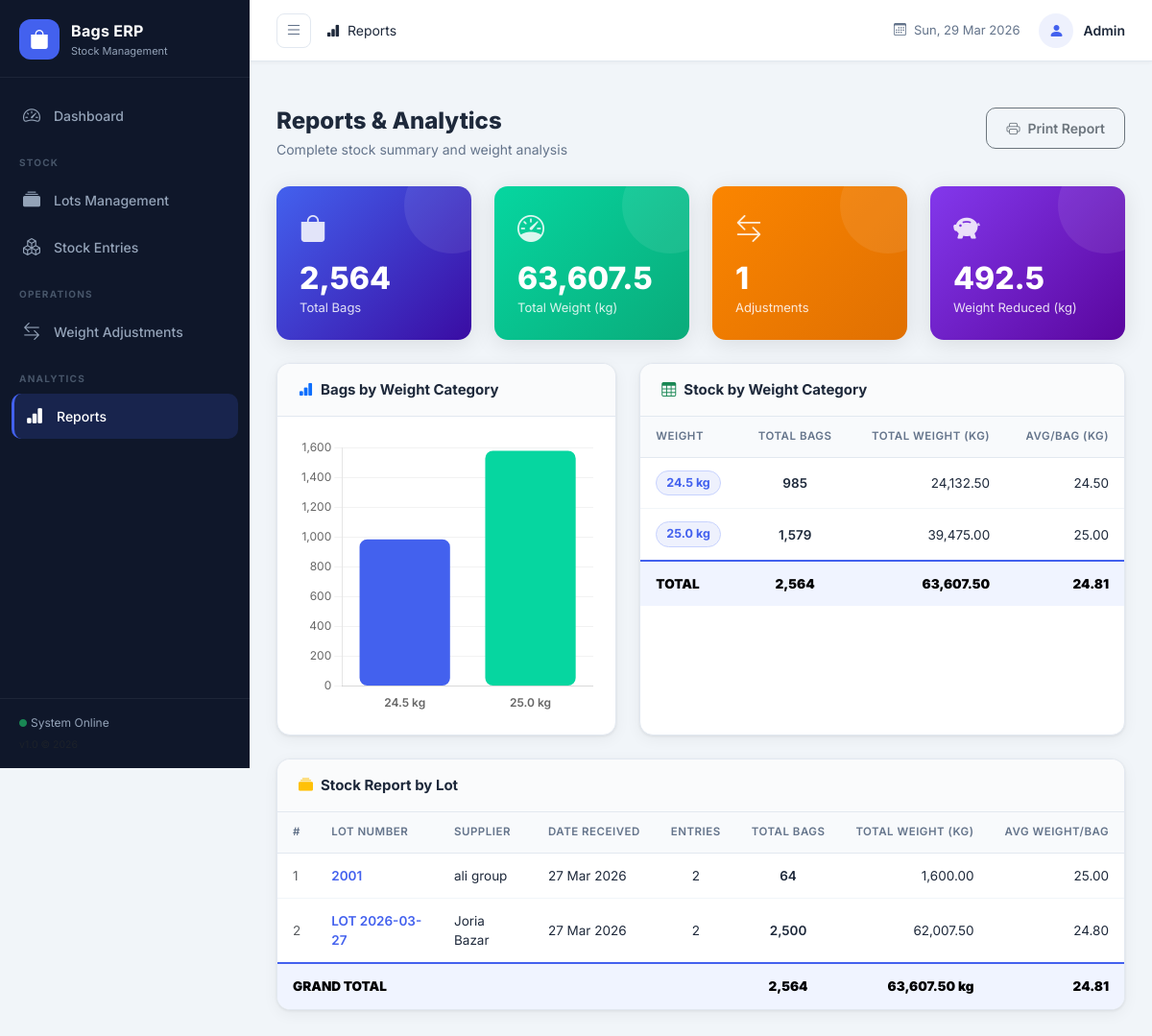
Page /reports on the committed database.
### models.py (models this page shows, shortened)
class Lot(db.Model):
    __tablename__ = 'lots'
    id = db.Column(db.Integer, primary_key=True)
    lot_number = db.Column(db.String(50), unique=True, nullable=False)
    supplier = db.Column(db.String(100))
    date_received = db.Column(db.Date, nullable=False, default=datetime.utcnow)
    notes = db.Column(db.Text)
    created_at = db.Column(db.DateTime, default=datetime.utcnow)
    entries = db.relationship('StockEntry', backref='lot', lazy=True, cascade='all, delete-orphan')
    def total_bags(self):
        return sum(e.quantity for e in self.entries)
    def total_weight(self):
        return sum(e.total_weight for e in self.entries)

class StockEntry(db.Model):
    __tablename__ = 'stock_entries'
    id = db.Column(db.Integer, primary_key=True)
    lot_id = db.Column(db.Integer, db.ForeignKey('lots.id'), nullable=False)
    bag_type = db.Column(db.String(100), nullable=False)
    original_weight = db.Column(db.Float, nullable=False)   # per bag weight when received
    current_weight = db.Column(db.Float, nullable=False)    # per bag weight after adjustment
    quantity = db.Column(db.Integer, nullable=False)
    date_entry = db.Column(db.Date, nullable=False, default=datetime.utcnow)
    notes = db.Column(db.Text)
    created_at = db.Column(db.DateTime, default=datetime.utcnow)
    adjustments = db.relationship('WeightAdjustment', backref='entry', lazy=True, cascade='all, delete-orphan')
    @property
    def total_weight(self):
        return self.current_weight * self.quantity

### app.py (the view)
@app.route('/reports')
def reports():
    by_weight = db.session.query(
        StockEntry.current_weight,
        func.sum(StockEntry.quantity).label('total_qty'),
        func.sum(StockEntry.current_weight * StockEntry.quantity).label('total_wt')
    ).group_by(StockEntry.current_weight).order_by(StockEntry.current_weight).all()
    lots_data = Lot.query.order_by(Lot.date_received.desc()).all()
    total_bags = db.session.query(func.sum(StockEntry.quantity)).scalar() or 0
    total_weight = db.session.query(
        func.sum(StockEntry.current_weight * StockEntry.quantity)
    ).scalar() or 0.0
    total_adj = WeightAdjustment.query.count()
    weight_saved = sum(
        (a.old_weight - a.new_weight) * a.bags_adjusted
        for a in WeightAdjustment.query.all()
    )
    return render_template('reports.html',
                           by_weight=by_weight,
                           lots_data=lots_data,
                           total_bags=total_bags,
                           total_weight=round(total_weight, 2),
                           total_adj=total_adj,
                           weight_saved=round(weight_saved, 2))

### templates/reports.html (shortened to what this page needs)
{% extends 'base.html' %}
{% block breadcrumb %}<i class="bi bi-bar-chart-fill me-1"></i> Reports{% endblock %}
{% block content %}
<div class="page-header">
  <div>
    <h1 class="page-title">Reports & Analytics</h1>
    <p class="page-subtitle">Complete stock summary and weight analysis</p>
  </div>
  <button class="btn btn-outline-secondary btn-action" onclick="window.print()">
    <i class="bi bi-printer me-2"></i>Print Report
  </button>
</div>
<div class="row g-4 mb-4">
  <div class="col-xl-3 col-md-6">
    <div class="kpi-card kpi-blue">
      <div class="kpi-icon"><i class="bi bi-bag-fill"></i></div>
      <div class="kpi-body">
        <div class="kpi-value">{{ "{:,}".format(total_bags) }}</div>
        <div class="kpi-label">Total Bags</div>
      </div>
    </div>
  </div>
  <div class="col-xl-3 col-md-6">
    <div class="kpi-card kpi-green">
      <div class="kpi-icon"><i class="bi bi-speedometer"></i></div>
      <div class="kpi-body">
        <div class="kpi-value">{{ "{:,.1f}".format(total_weight) }}</div>
        <div class="kpi-label">Total Weight (kg)</div>
      </div>
    </div>
  </div>
  <div class="col-xl-3 col-md-6">
    <div class="kpi-card kpi-orange">
      <div class="kpi-icon"><i class="bi bi-arrow-left-right"></i></div>
      <div class="kpi-body">
        <div class="kpi-value">{{ total_adj }}</div>
        <div class="kpi-label">Adjustments</div>
      </div>
    </div>
  </div>
  <div class="col-xl-3 col-md-6">
    <div class="kpi-card kpi-purple">
      <div class="kpi-icon"><i class="bi bi-piggy-bank-fill"></i></div>
      <div class="kpi-body">
        <div class="kpi-value">{{ "{:,.1f}".format(weight_saved) }}</div>
        <div class="kpi-label">Weight Reduced (kg)</div>
      </div>
    </div>
  </div>
</div>
<div class="row g-4 mb-4">
  <div class="col-lg-5">
    <div class="card-custom h-100">
      <div class="card-custom-header">
        <h5 class="card-custom-title">
          <i class="bi bi-bar-chart-fill me-2 text-primary"></i>Bags by Weight Category
        </h5>
      </div>
      <div class="card-custom-body">
        {% if by_weight %}
        <canvas id="barChart" height="280"></canvas>
        {% else %}
        <div class="empty-state-sm"><i class="bi bi-bar-chart"></i><p>No data yet</p></div>
        {% endif %}
      </div>
    </div>
  </div>
  <div class="col-lg-7">
    <div class="card-custom h-100">
      <div class="card-custom-header">
        <h5 class="card-custom-title">
          <i class="bi bi-table me-2 text-success"></i>Stock by Weight Category
        </h5>
      </div>
      <div class="card-custom-body p-0">
        {% if by_weight %}
        <div class="table-responsive">
          <table class="table table-custom mb-0">
            <thead>
              <tr>
                <th>Weight</th>
                <th class="text-center">Total Bags</th>
                <th class="text-end">Total Weight (kg)</th>
                <th class="text-end">Avg/Bag (kg)</th>
              </tr>
            </thead>
            <tbody>
              {% for row in by_weight %}
              <tr>
                <td><span class="weight-badge">{{ row.current_weight }} kg</span></td>
                <td class="text-center fw-semibold">{{ "{:,}".format(row.total_qty) }}</td>
                <td class="text-end">{{ "{:,.2f}".format(row.total_wt) }}</td>
                <td class="text-end">{{ "%.2f"|format(row.total_wt / row.total_qty) }}</td>
              </tr>
              {% endfor %}
            </tbody>
            <tfoot>
              <tr class="table-total-row">
                <td><strong>TOTAL</strong></td>
                <td class="text-center"><strong>{{ "{:,}".format(total_bags) }}</strong></td>
                <td class="text-end"><strong>{{ "{:,.2f}".format(total_weight) }}</strong></td>
                <td class="text-end"><strong>
                  {{ "%.2f"|format(total_weight / total_bags) if total_bags > 0 else '0.00' }}
                </strong></td>
              </tr>
            </tfoot>
          </table>
        </div>
        {% else %}
        <div class="empty-state-sm">
          <i class="bi bi-inbox"></i><p>No entries yet</p>
        </div>
        {% endif %}
      </div>
    </div>
  </div>
</div>
<div class="card-custom">
  <div class="card-custom-header">
    <h5 class="card-custom-title">
      <i class="bi bi-collection-fill me-2 text-warning"></i>Stock Report by Lot
    </h5>
  </div>
  <div class="card-custom-body p-0">
    {% if lots_data %}
    <div class="table-responsive">
      <table class="table table-custom mb-0">
        <thead>
          <tr>
            <th>#</th>
            <th>Lot Number</th>
            <th>Supplier</th>
            <th>Date Received</th>
            <th class="text-center">Entries</th>
            <th class="text-center">Total Bags</th>
            <th class="text-end">Total Weight (kg)</th>
            <th class="text-end">Avg Weight/Bag</th>
          </tr>
        </thead>
        <tbody>
          {% for lot in lots_data %}
          <tr>
            <td class="text-muted">{{ loop.index }}</td>
            <td>
              <a href="{{ url_for('lot_detail', lot_id=lot.id) }}" class="lot-link fw-semibold">
                {{ lot.lot_number }}
              </a>
            </td>
            <td>{{ lot.supplier or '—' }}</td>
            <td>{{ lot.date_received.strftime('%d %b %Y') }}</td>
            <td class="text-center">{{ lot.entries | length }}</td>
            <td class="text-center fw-semibold">{{ "{:,}".format(lot.total_bags()) }}</td>
            <td class="text-end">{{ "{:,.2f}".format(lot.total_weight()) }}</td>
            <td class="text-end">
              {{ "%.2f"|format(lot.total_weight() / lot.total_bags()) if lot.total_bags() > 0 else '—' }}
            </td>
          </tr>
          {% endfor %}
        </tbody>
        <tfoot>
          <tr class="table-total-row">
            <td colspan="5"><strong>GRAND TOTAL</strong></td>
            <td class="text-center"><strong>{{ "{:,}".format(total_bags) }}</strong></td>
            <td class="text-end"><strong>{{ "{:,.2f}".format(total_weight) }} kg</strong></td>
            <td class="text-end"><strong>
              {{ "%.2f"|format(total_weight / total_bags) if total_bags > 0 else '0.00' }}
            </strong></td>
          </tr>
        </tfoot>
      </table>
    </div>
    {% else %}
    <div class="empty-state">
      <i class="bi bi-collection"></i>
      <h5>No Lots Yet</h5>
      <p>Create lots and add stock to generate reports.</p>
    </div>
    {% endif %}
  </div>
</div>
{% endblock %}
{% block scripts %}
<script>
{% if by_weight %}
const labels = [{% for r in by_weight %}"{{ r.current_weight }} kg"{% if not loop.last %},{% endif %}{% endfor %}];
const data   = [{% for r in by_weight %}{{ r.total_qty }}{% if not loop.last %},{% endif %}{% endfor %}];
const colors = ['#4361ee','#06d6a0','#fb8500','#8338ec','#ef233c','#118ab2','#ffd166'];
new Chart(document.getElementById('barChart').getContext('2d'), {
  type: 'bar',
  data: {
    labels: labels,
    datasets: [{
      label: 'Bags',
      data: data,
      backgroundColor: colors.slice(0, labels.length),
      borderRadius: 8,
      borderSkipped: false
    }]
  },
  options: {
    responsive: true,
    plugins: {
      legend: { display: false },
      tooltip: {
        callbacks: {
          label: ctx => ` ${ctx.parsed.y.toLocaleString()} bags`
        }
      }
    },
    scales: {
      y: {
        beginAtZero: true,
        grid: { color: 'rgba(0,0,0,0.05)' },
        ticks: { font: { family: 'Inter' } }
      },
      x: {
        grid: { display: false },
        ticks: { font: { family: 'Inter', weight: '600' } }
      }
    }
  }
});
{% endif %}
</script>
{% endblock %}

### static/css/style.css (style rules this page uses)
:root { --sidebar-width: 260px; --sidebar-bg: #0f172a; --sidebar-text: #94a3b8; --sidebar-active: #4361ee; --topbar-height: 64px; --primary: #4361ee; --primary-soft: #eef1fd; --success: #06d6a0; --warning: #fb8500; --danger: #ef233c; --purple: #8338ec; --info: #118ab2; --bg-main: #f1f5f9; --card-bg: #ffffff; --border: #e2e8f0; --text-main: #1e293b; --text-muted: #64748b; --radius: 14px; --radius-sm: 8px; --shadow: 0 1px 3px rgba(0,0,0,0.07), 0 4px 16px rgba(0,0,0,0.05); --shadow-md: 0 4px 24px rgba(0,0,0,0.10); }
* { box-sizing: border-box; margin: 0; padding: 0; }
body { font-family: 'Inter', sans-serif; background: var(--bg-main); color: var(--text-main); font-size: 14px; }
.page-header { display: flex; align-items: flex-start; justify-content: space-between; margin-bottom: 28px; flex-wrap: wrap; gap: 16px; }
.page-title { font-size: 24px; font-weight: 800; color: var(--text-main); margin: 0 0 4px; }
.page-subtitle { color: var(--text-muted); font-size: 14px; margin: 0; }
.btn-action { border-radius: 10px; padding: 10px 20px; font-weight: 600; font-size: 14px; }
.kpi-card { border-radius: var(--radius); padding: 24px; display: flex; flex-direction: column; gap: 12px; color: #fff; height: 100%; box-shadow: var(--shadow-md); position: relative; overflow: hidden; }
.kpi-card::after { content: ''; position: absolute; top: -30px; right: -30px; width: 100px; height: 100px; border-radius: 50%; background: rgba(255,255,255,0.08); }
.kpi-blue { background: linear-gradient(135deg, #4361ee, #3a0ca3); }
.kpi-green { background: linear-gradient(135deg, #06d6a0, #0aab7a); }
.kpi-orange { background: linear-gradient(135deg, #fb8500, #e07002); }
.kpi-purple { background: linear-gradient(135deg, #8338ec, #5a069e); }
.kpi-icon { font-size: 28px; opacity: 0.85; }
.kpi-body { flex: 1; }
.kpi-value { font-size: 32px; font-weight: 800; line-height: 1.1; }
.kpi-label { font-size: 13px; opacity: 0.85; margin-top: 4px; }
.card-custom { background: var(--card-bg); border-radius: var(--radius); box-shadow: var(--shadow); border: 1px solid var(--border); overflow: hidden; }
.card-custom-header { display: flex; align-items: center; justify-content: space-between; padding: 18px 22px; border-bottom: 1px solid var(--border); background: #fafbfc; flex-wrap: wrap; gap: 10px; }
.card-custom-title { font-size: 15px; font-weight: 700; color: var(--text-main); margin: 0; display: flex; align-items: center; }
.card-custom-body { padding: 22px; }
.table-custom { font-size: 13.5px; border-collapse: separate; border-spacing: 0; }
.table-custom thead th { background: #f8fafc; color: var(--text-muted); font-weight: 600; font-size: 11.5px; text-transform: uppercase; letter-spacing: 0.5px; padding: 12px 16px; border-bottom: 1px solid var(--border); white-space: nowrap; }
.table-custom tbody td { padding: 13px 16px; border-bottom: 1px solid #f1f5f9; vertical-align: middle; color: var(--text-main); }
.table-custom tbody tr:last-child td { border-bottom: none; }
.table-total-row td { background: #f0f4ff !important; border-top: 2px solid var(--primary) !important; border-bottom: none !important; padding: 13px 16px; font-weight: 600; }
.weight-badge { display: inline-block; background: #eef1fd; color: var(--primary); border: 1px solid #c7d2fe; padding: 3px 10px; border-radius: 20px; font-size: 12.5px; font-weight: 700; }
.lot-link { color: var(--primary); text-decoration: none; font-weight: 600; transition: color 0.2s; }
.btn-outline-secondary { border-radius: 10px; font-weight: 600; }

### rows in the picture
Lot: lot_number "2001", supplier "ali group", date_received "27 Mar 2026", entries|length "2"
StockEntry: total_bags "64", total_weight "1,600.00", quantity+current_weight "25.00"
Lot: lot_number "LOT 2026-03-27", supplier "Joria Bazar", date_received "27 Mar 2026", entries|length "2"
StockEntry: total_bags "2,500", total_weight "62,007.50", quantity+current_weight "24.80"

### other values in the picture
{{ "{:,}".format(total_bags) }} "2,564"
{{ "{:,.1f}".format(total_weight) }} "63,607.5"
{{ total_adj }} "1"
{{ "{:,.1f}".format(weight_saved) }} "492.5"
{{ row.current_weight }} "24.5" "25.0"
{{ "{:,}".format(row.total_qty) }} "985" "1,579"
{{ "{:,.2f}".format(row.total_wt) }} "24,132.50" "39,475.00"
{{ "%.2f"|format(row.total_wt / row.total_qty) }} "24.50" "25.00"
{{ "{:,.2f}".format(total_weight) }} "63,607.50"
{{ "%.2f"|format(total_weight / total_bags) if total_bags > 0 else '0.00' }} "24.81"
chart data {{ r.current_weight }} 24.5, 25.0
chart data {{ r.total_qty }} 985, 1579
